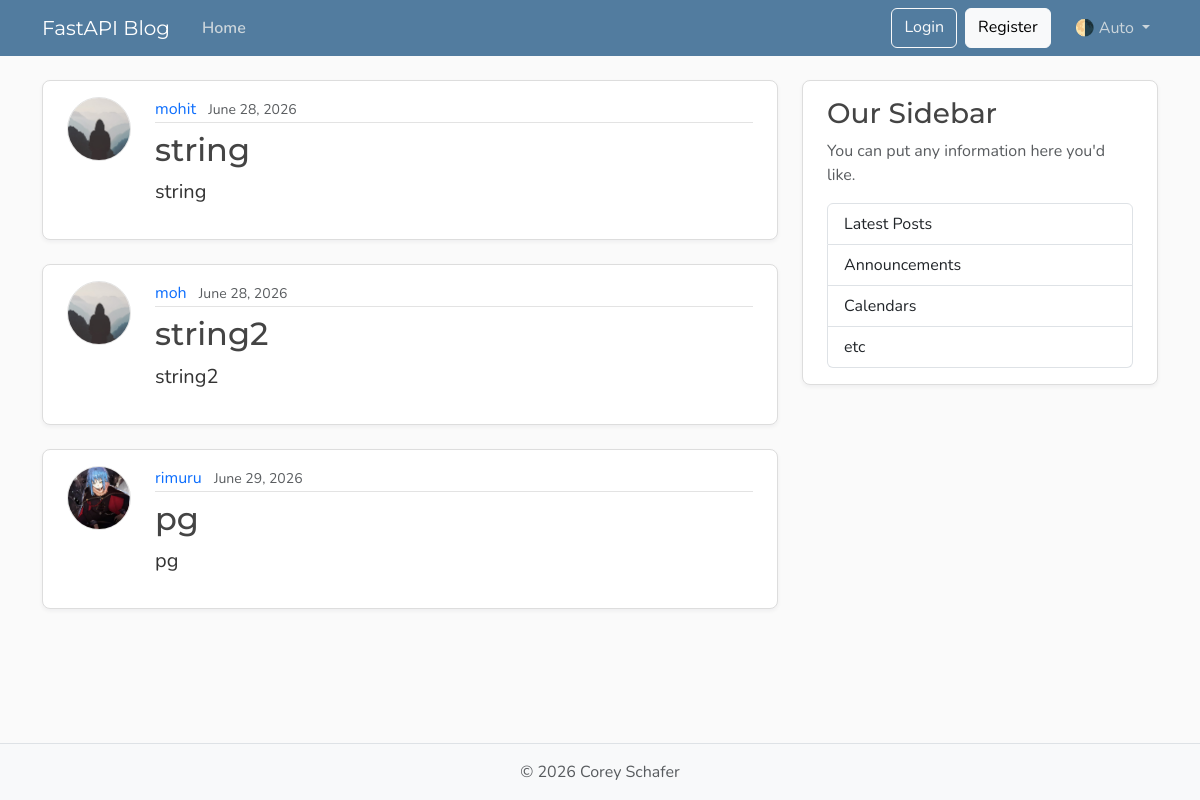
The page /posts on the database its author committed.
### models.py (models this page shows, shortened)
class Post(Base):
    __tablename__ = "posts"
    id: Mapped[int] = mapped_column(Integer, primary_key=True, index=True)
    title: Mapped[str] = mapped_column(String(100), nullable=False)
    content: Mapped[str] = mapped_column(Text, nullable=False)
    author: Mapped[User] = relationship(back_populates="posts")
    user_id: Mapped[int] = mapped_column(
        ForeignKey("users.id"),
        nullable=False,
        index=True,
    )
    date_posted: Mapped[datetime] = mapped_column(
        DateTime(timezone=True),
        default=lambda: datetime.now(UTC),
    )

class User(Base):
    __tablename__ = "users"
    id: Mapped[int] = mapped_column(Integer, primary_key=True, index=True)
    username: Mapped[str] = mapped_column(String(50), unique=True, nullable=False)
    email: Mapped[str] = mapped_column(String(120), unique=True, nullable=False)
    image_file: Mapped[str | None] = mapped_column(
        String(200),
        nullable=True,
        default=None,
    )
    posts: Mapped[list[Post]] = relationship(back_populates="author",cascade="all,delete-orphan")#* adding cascade part mean we are allowing to delete orphan post(post with a deleted user)

### notes.py (the view)
@app.get("/", include_in_schema=False, name="home")
@app.get("/posts", include_in_schema=False, name="posts")
def home(request: Request, db: Annotated[Session, Depends(get_db)]):
    result = db.execute(select(models.Post))
    posts = result.scalars().all()
    return templates.TemplateResponse(
        request,
        "home.html",
        {"posts": posts, "title": "Home"},
    )

### templates/home.html
{% extends "layout.html" %}
{% block content %}
{% for post in posts %}
<article class="content-section py-3 px-4 mb-4">
  <div class="d-flex align-items-start gap-4">
    <img class="rounded-circle article-img flex-shrink-0"
      src="{{post.author.image_path}}" alt="{{ post.author.username }}'s profile picture" width="64" height="64"
      loading="lazy">
    <div class="flex-grow-1">
      <div class="article-metadata mb-2">
        <a class="me-2" href="{{ url_for('user_posts', user_id=post.author.id)}}">{{ post.author.username }}</a>
        <small class="text-body-secondary">{{ post.date_posted.strftime('%B %d, %Y') }}</small>
      </div>
      <h2>
        <a class="article-title" href="{{ url_for('post_page', post_id=post.id)}}">{{ post.title }}</a>
      </h2>
      <p class="article-content">{{ post.content }}</p>
    </div>
  </div>
</article>
{% endfor %}
{% endblock content %}

### templates/layout.html (shortened to what this page needs)
<!DOCTYPE html>
<html lang="en">
  <head>
    <link href="https://cdn.jsdelivr.net/npm/bootstrap@5.3.8/dist/css/bootstrap.min.css"
          rel="stylesheet"
>
    <link rel="stylesheet"
          type="text/css"
          href="{{ url_for('static', path='css/main.css') }}">
  </head>
  <body class="d-flex flex-column min-vh-100">
    <header class="site-header">
      <nav class="navbar navbar-expand-md bg-steel fixed-top"
           data-bs-theme="dark">
        <div class="container">
          <a class="navbar-brand me-4" href="#">FastAPI Blog</a>
          <div class="collapse navbar-collapse" id="navbarToggle">
            <div class="navbar-nav me-auto">
              <a class="nav-link active" aria-current="page" href="#">Home</a>
            </div>
            <div class="navbar-nav">
              <a class="btn btn-outline-light mb-2 mb-md-0 me-md-2" href="#">Login</a>
              <a class="btn btn-light mb-2 mb-md-0 me-md-3" href="#">Register</a>
              <div class="nav-item dropdown">
                <a class="nav-link dropdown-toggle"
                   href="#"
                   role="button"
                   id="bd-theme"
                   data-bs-toggle="dropdown"
                   aria-expanded="false">
                  <span id="bd-theme-text">🌗 Auto</span>
                </a>
              </div>
            </div>
          </div>
        </div>
      </nav>
    </header>
    <main role="main" class="container">
      <div class="row">
        <div class="col-md-8">
          {% block content %}
          {% endblock content %}
        </div>
        <aside class="col-md-4">
          <div class="content-section py-3 px-4 mb-4">
            <h3>Our Sidebar</h3>
            <p class="text-body-secondary">You can put any information here you'd like.</p>
            <ul class="list-group">
              <li class="list-group-item">Latest Posts</li>
              <li class="list-group-item">Announcements</li>
              <li class="list-group-item">Calendars</li>
              <li class="list-group-item">etc</li>
            </ul>
          </div>
        </aside>
      </div>
    </main>
    <footer class="mt-auto py-3 bg-body-tertiary border-top">
      <div class="container text-center">
        <p class="text-body-secondary mb-0">
          © <span id="year"></span> Corey Schafer
        </p>
      </div>
    </footer>
  </body>
</html>

### static/css/main.css (style rules this page uses)
:root { --font-heading: "Montserrat", system-ui, -apple-system, BlinkMacSystemFont, sans-serif; --font-body: "Nunito", system-ui, -apple-system, BlinkMacSystemFont, sans-serif; --color-bg-body: #fafafa; --color-bg-content: #ffffff; --color-text-primary: #333333; --color-text-heading: #444444; --color-steel: #527c9f; --color-nav-link: #cbd5db; --color-nav-link-hover: #ffffff; --color-link-hover: #428bca; --color-border: #dddddd; --color-border-light: #e3e3e3; --spacing-xl: 5rem; --article-img-size: 4rem; --account-img-size: 7.813rem; }
body { font-family: var(--font-body); background: var(--color-bg-body); color: var(--color-text-primary); }
main { padding-top: var(--spacing-xl); }
h1, h2, h3, h4, h5, h6 { font-family: var(--font-heading); color: var(--color-text-heading); }
.navbar-brand { font-family: var(--font-heading); }
a { text-decoration: none; }
.bg-steel { background-color: var(--color-steel); }
.site-header .navbar-nav .nav-link { color: var(--color-nav-link); transition: color 0.2s ease-in-out; }
.site-header .navbar-nav .nav-link.active { font-weight: 600; }
.content-section { background: var(--color-bg-content); border: 1px solid var(--color-border); border-radius: 0.5rem; box-shadow: 0 2px 4px rgba(15, 23, 42, 0.05); transition: box-shadow 0.15s ease, transform 0.15s ease, border-color 0.15s ease; }
.article-title { color: var(--color-text-heading); transition: color 0.2s ease-in-out; }
.article-content { white-space: pre-line; font-size: 1.25rem; }
.article-img { height: var(--article-img-size); width: var(--article-img-size); flex-shrink: 0; object-fit: cover; border: 1px solid var(--color-border-light); box-shadow: 0 0 0 2px var(--color-bg-content); }
.article-metadata { padding-bottom: 0.063rem; border-bottom: 1px solid var(--color-border-light); }
.article-metadata a { transition: color 0.2s ease-in-out; }
[data-bs-theme="dark"] { --color-bg-body: #1a1a1a; --color-bg-content: #2d2d2d; --color-text-primary: #e0e0e0; --color-text-heading: #f0f0f0; --color-border: #404040; --color-border-light: #4a4a4a; }

### rows shown on the page
Post: author.username "mohit", date_posted "June 28, 2026", title "string", content "string"
Post: author.username "moh", date_posted "June 28, 2026", title "string2", content "string2"
Post: author.image_path (picture), author.username "rimuru", date_posted "June 29, 2026", title "pg", content "pg"
